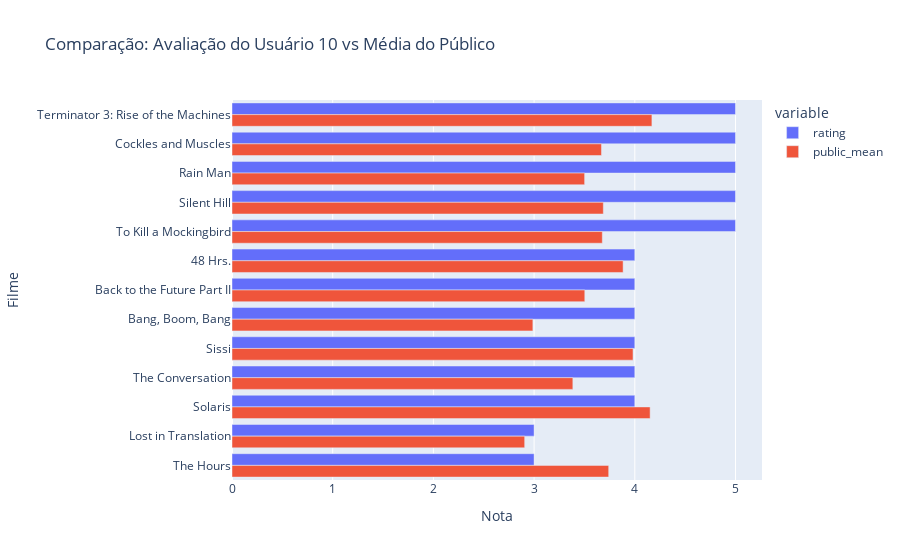

This figure's notebook cell:
### Code cell
compare_user_vs_public(user_id=10, max_filmes=20)

### Figure 1 — Plotly figure (JSON) as saved in the notebook; plotly's stock layout.template omitted (floating-point values rounded to 4 significant figures)
{"data": [{"alignmentgroup": "True", "customdata": [[296], [349], [380], [588], [595], [150], [165], [344], [457], [592], [593], [153], [590]], "hovertemplate": "variable=rating<br>Nota=%{x}<br>movieId=%{customdata[0]}<extra></extra>", "legendgroup": "rating", "marker": {"color": "#636efa", "pattern": {"shape": ""}}, "name": "rating", "offsetgroup": "rating", "orientation": "h", "showlegend": true, "textposition": "auto", "type": "bar", "x": [5.0, 5.0, 5.0, 5.0, 5.0, 4.0, 4.0, 4.0, 4.0, 4.0, 4.0, 3.0, 3.0], "xaxis": "x", "y": ["Terminator 3: Rise of the Machines", "Cockles and Muscles", "Rain Man", "Silent Hill", "To Kill a Mockingbird", "48 Hrs.", "Back to the Future Part II", "Bang, Boom, Bang", "Sissi", "The Conversation", "Solaris", "Lost in Translation", "The Hours"], "yaxis": "y"}, {"alignmentgroup": "True", "customdata": [[296], [349], [380], [588], [595], [150], [165], [344], [457], [592], [593], [153], [590]], "hovertemplate": "variable=public_mean<br>Nota=%{x}<br>movieId=%{customdata[0]}<extra></extra>", "legendgroup": "public_mean", "marker": {"color": "#EF553B", "pattern": {"shape": ""}}, "name": "public_mean", "offsetgroup": "public_mean", "orientation": "h", "showlegend": true, "textposition": "auto", "type": "bar", "x": [4.17, 3.669, 3.502, 3.688, 3.677, 3.884, 3.504, 2.988, 3.982, 3.385, 4.152, 2.906, 3.741], "xaxis": "x", "y": ["Terminator 3: Rise of the Machines", "Cockles and Muscles", "Rain Man", "Silent Hill", "To Kill a Mockingbird", "48 Hrs.", "Back to the Future Part II", "Bang, Boom, Bang", "Sissi", "The Conversation", "Solaris", "Lost in Translation", "The Hours"], "yaxis": "y"}], "layout": {"barmode": "group", "legend": {"title": {"text": "variable"}, "tracegroupgap": 0}, "title": {"text": "Comparação: Avaliação do Usuário 10 vs Média do Público"}, "xaxis": {"anchor": "y", "domain": [0, 1], "title": {"text": "Nota"}}, "yaxis": {"anchor": "x", "autorange": "reversed", "domain": [0, 1], "title": {"text": "Filme"}}}}
